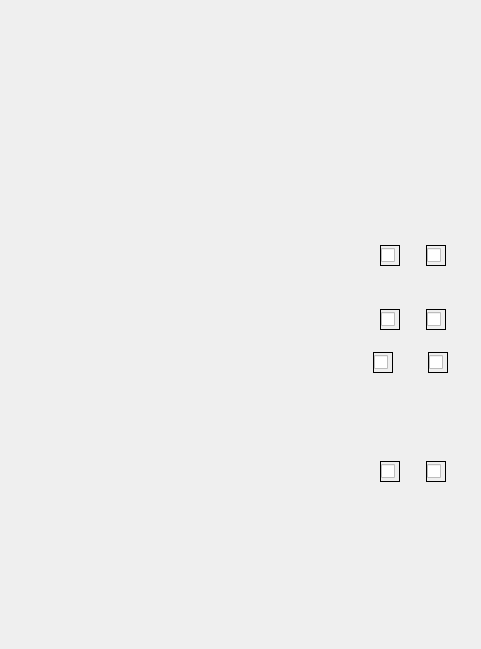
<?xml version="1.0" encoding="UTF-8"?>
<ui version="4.0">
 <class>Form</class>
 <widget class="QWidget" name="Form">
  <property name="geometry">
   <rect>
    <x>0</x>
    <y>0</y>
    <width>481</width>
    <height>649</height>
   </rect>
  </property>
  <property name="windowTitle">
   <string>Form</string>
  </property>
  <property name="styleSheet">
   <string notr="true">background-image: url(:/forUI/OPROSNIK_MATER.png);
</string>
  </property>
  <widget class="QCheckBox" name="checkBox">
   <property name="geometry">
    <rect>
     <x>380</x>
     <y>245</y>
     <width>20</width>
     <height>21</height>
    </rect>
   </property>
   <property name="toolTipDuration">
    <number>-4</number>
   </property>
   <property name="styleSheet">
    <string notr="true">border: 1px solid black;
background-image: url(:/forUI/back.png);</string>
   </property>
   <property name="text">
    <string/>
   </property>
  </widget>
  <widget class="QCheckBox" name="checkBox_2">
   <property name="geometry">
    <rect>
     <x>426</x>
     <y>245</y>
     <width>20</width>
     <height>21</height>
    </rect>
   </property>
   <property name="toolTipDuration">
    <number>-4</number>
   </property>
   <property name="styleSheet">
    <string notr="true">background-image: url(:/forUI/back.png);
border: 1px solid black;</string>
   </property>
   <property name="text">
    <string/>
   </property>
  </widget>
  <widget class="QCheckBox" name="checkBox_3">
   <property name="geometry">
    <rect>
     <x>426</x>
     <y>309</y>
     <width>20</width>
     <height>21</height>
    </rect>
   </property>
   <property name="toolTipDuration">
    <number>-4</number>
   </property>
   <property name="styleSheet">
    <string notr="true">background-image: url(:/forUI/back.png);
border: 1px solid black;</string>
   </property>
   <property name="text">
    <string/>
   </property>
  </widget>
  <widget class="QCheckBox" name="checkBox_4">
   <property name="geometry">
    <rect>
     <x>380</x>
     <y>309</y>
     <width>20</width>
     <height>21</height>
    </rect>
   </property>
   <property name="toolTipDuration">
    <number>-4</number>
   </property>
   <property name="styleSheet">
    <string notr="true">background-image: url(:/forUI/back.png);
border: 1px solid black;</string>
   </property>
   <property name="text">
    <string/>
   </property>
  </widget>
  <widget class="QCheckBox" name="checkBox_5">
   <property name="geometry">
    <rect>
     <x>380</x>
     <y>461</y>
     <width>20</width>
     <height>21</height>
    </rect>
   </property>
   <property name="toolTipDuration">
    <number>-4</number>
   </property>
   <property name="styleSheet">
    <string notr="true">background-image: url(:/forUI/back.png);
border: 1px solid black;</string>
   </property>
   <property name="text">
    <string/>
   </property>
  </widget>
  <widget class="QCheckBox" name="checkBox_6">
   <property name="geometry">
    <rect>
     <x>373</x>
     <y>352</y>
     <width>20</width>
     <height>21</height>
    </rect>
   </property>
   <property name="toolTipDuration">
    <number>-4</number>
   </property>
   <property name="styleSheet">
    <string notr="true">background-image: url(:/forUI/back.png);
border: 1px solid black;</string>
   </property>
   <property name="text">
    <string/>
   </property>
  </widget>
  <widget class="QCheckBox" name="checkBox_7">
   <property name="geometry">
    <rect>
     <x>428</x>
     <y>352</y>
     <width>20</width>
     <height>21</height>
    </rect>
   </property>
   <property name="toolTipDuration">
    <number>-4</number>
   </property>
   <property name="styleSheet">
    <string notr="true">
background-image: url(:/forUI/back.png);
border: 1px solid black;</string>
   </property>
   <property name="text">
    <string/>
   </property>
  </widget>
  <widget class="QCheckBox" name="checkBox_8">
   <property name="geometry">
    <rect>
     <x>426</x>
     <y>461</y>
     <width>20</width>
     <height>21</height>
    </rect>
   </property>
   <property name="toolTipDuration">
    <number>-4</number>
   </property>
   <property name="styleSheet">
    <string notr="true">background-image: url(:/forUI/back.png);
border: 1px solid black;</string>
   </property>
   <property name="text">
    <string/>
   </property>
  </widget>
 </widget>
 <resources>
  <include location="../pppp.qrc"/>
 </resources>
 <connections/>
</ui>
